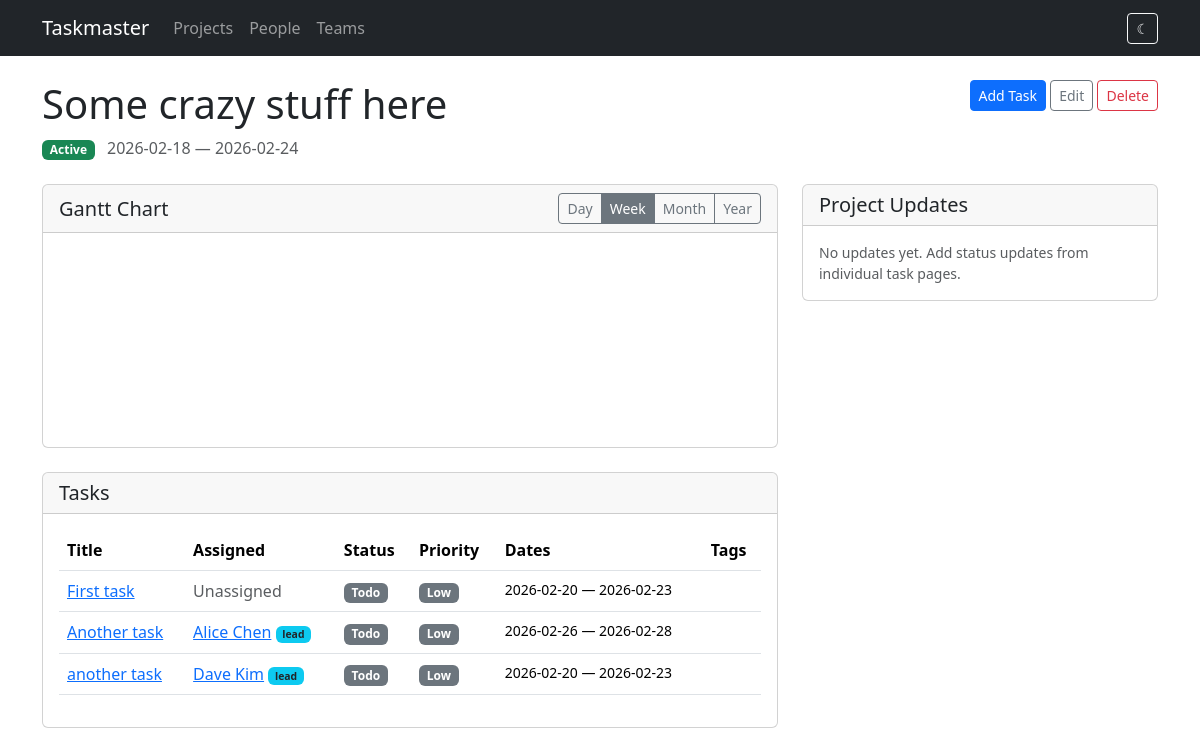
The app's page /projects/6 with its own data.
### models.py (models this page shows, shortened)
class Project(db.Model):
    id = db.Column(db.Integer, primary_key=True)
    name = db.Column(db.String(200), nullable=False)
    description = db.Column(db.Text)
    start_date = db.Column(db.Date)
    end_date = db.Column(db.Date)
    status = db.Column(db.String(20), default='active')  # active, completed, on_hold
    tasks = db.relationship('Task', backref='project', lazy=True, cascade='all, delete-orphan')

class Task(db.Model):
    id = db.Column(db.Integer, primary_key=True)
    title = db.Column(db.String(200), nullable=False)
    description = db.Column(db.Text)
    project_id = db.Column(db.Integer, db.ForeignKey('project.id'), nullable=False)
    start_date = db.Column(db.Date, nullable=False)
    end_date = db.Column(db.Date, nullable=False)
    status = db.Column(db.String(20), default='todo')  # todo, in_progress, done
    priority = db.Column(db.String(20), default='medium')  # low, medium, high, critical
    assignments = db.relationship('TaskAssignment', backref='task', lazy=True,
                                   cascade='all, delete-orphan')
    tags = db.relationship('Tag', secondary=task_tags, backref=db.backref('tasks', lazy=True))
    milestones = db.relationship('Milestone', backref='task', lazy=True,
                                 order_by='Milestone.date', cascade='all, delete-orphan')
    status_updates = db.relationship('StatusUpdate', backref='task', lazy=True,
                                     order_by='StatusUpdate.created_at.desc()',
                                     cascade='all, delete-orphan')
    dependencies = db.relationship(
        'Task',
        secondary='task_dependency',
        primaryjoin='Task.id == TaskDependency.task_id',
        secondaryjoin='Task.id == TaskDependency.depends_on_id',
        backref=db.backref('dependents', lazy=True),
        lazy=True,
    )
    @property
    def lead(self):
        for a in self.assignments:
            if a.is_lead:
                return a.person
        return None
    @property
    def assignees(self):
        return [a.person for a in self.assignments]

class Person(db.Model):
    id = db.Column(db.Integer, primary_key=True)
    name = db.Column(db.String(120), nullable=False)
    email = db.Column(db.String(120))
    team_id = db.Column(db.Integer, db.ForeignKey('team.id'))
    assignments = db.relationship('TaskAssignment', backref='person', lazy=True)

### routes/projects.py (the view)
@bp.route('/projects/<int:id>')
def detail(id):
    project = Project.query.get_or_404(id)
    task_ids = [t.id for t in project.tasks]
    all_updates = StatusUpdate.query.filter(
        StatusUpdate.task_id.in_(task_ids)
    ).order_by(StatusUpdate.created_at.desc()).all() if task_ids else []
    upcoming_milestones = Milestone.query.filter(
        Milestone.task_id.in_(task_ids),
        Milestone.date >= date.today()
    ).order_by(Milestone.date).all() if task_ids else []
    return render_template('projects/detail.html', project=project,
                           all_updates=all_updates,
                           upcoming_milestones=upcoming_milestones)

### templates/projects/detail.html (shortened to what this page needs)
{% extends "base.html" %}
{% block content %}
<div class="d-flex justify-content-between align-items-start mb-3">
    <div>
        <h1>{{ project.name }}</h1>
        <div class="mb-2">
            <span class="badge badge-{{ project.status }}">{{ project.status | replace('_', ' ') | title }}</span>
            {% if project.start_date %}<span class="text-muted ms-2">{{ project.start_date }}</span>{% endif %}
            {% if project.end_date %}<span class="text-muted"> &mdash; {{ project.end_date }}</span>{% endif %}
        </div>
    </div>
    <div>
        <a href="{{ url_for('tasks.new_task', project_id=project.id) }}" class="btn btn-primary btn-sm">Add Task</a>
        <a href="{{ url_for('projects.edit_project', id=project.id) }}" class="btn btn-outline-secondary btn-sm">Edit</a>
        <form method="post" action="{{ url_for('projects.delete_project', id=project.id) }}" class="d-inline"
              onsubmit="return confirm('Delete this project and all its tasks?')">
            <button type="submit" class="btn btn-outline-danger btn-sm">Delete</button>
        </form>
    </div>
</div>
<div class="row g-4">
<div class="col-lg-8">
    {% if project.tasks %}
    <div class="card mb-4">
        <div class="card-header d-flex justify-content-between align-items-center">
            <h5 class="mb-0">Gantt Chart</h5>
            <div class="btn-group btn-group-sm" id="gantt-zoom">
                <button type="button" class="btn btn-outline-secondary" data-mode="Day">Day</button>
                <button type="button" class="btn btn-outline-secondary active" data-mode="Week">Week</button>
                <button type="button" class="btn btn-outline-secondary" data-mode="Month">Month</button>
                <button type="button" class="btn btn-outline-secondary" data-mode="Year">Year</button>
            </div>
        </div>
        <div class="card-body gantt-container">
            <svg id="gantt"></svg>
        </div>
    </div>
    <div class="card">
        <div class="card-header"><h5 class="mb-0">Tasks</h5></div>
        <div class="card-body">
            <div class="table-responsive">
                <table class="table table-hover">
                    <thead>
                        <tr>
                            <th>Title</th>
                            <th>Assigned</th>
                            <th>Status</th>
                            <th>Priority</th>
                            <th>Dates</th>
                            <th>Tags</th>
                        </tr>
                    </thead>
                    <tbody>
                        {% for task in project.tasks %}
                        <tr>
                            <td><a href="{{ url_for('tasks.detail', id=task.id) }}">{{ task.title }}</a></td>
                            <td>
                                {% if task.assignees %}
                                    {% for person in task.assignees %}
                                    <a href="{{ url_for('people.detail', id=person.id) }}">{{ person.name }}</a>{% if task.lead and person.id == task.lead.id %} <span class="badge bg-info text-dark" style="font-size:0.65em">lead</span>{% endif %}{% if not loop.last %}, {% endif %}
                                    {% endfor %}
                                {% else %}
                                <span class="text-muted">Unassigned</span>
                                {% endif %}
                            </td>
                            <td><span class="badge badge-{{ task.status }}">{{ task.status | replace('_', ' ') | title }}</span></td>
                            <td><span class="badge badge-{{ task.priority }}">{{ task.priority | title }}</span></td>
                            <td class="small">{{ task.start_date }} &mdash; {{ task.end_date }}</td>
                            <td>
                            </td>
                        </tr>
                        {% endfor %}
                    </tbody>
                </table>
            </div>
        </div>
    </div>
    {% else %}
    <div class="text-center py-5">
        <p class="text-muted">No tasks yet.</p>
        <a href="{{ url_for('tasks.new_task', project_id=project.id) }}" class="btn btn-primary">Add the first task</a>
    </div>
    {% endif %}
</div>
<div class="col-lg-4">
    <div class="card" style="position: sticky; top: 1rem;">
        <div class="card-header"><h5 class="mb-0">Project Updates</h5></div>
        <div class="card-body" style="max-height: 80vh; overflow-y: auto;">
            {% if all_updates %}
            <div class="status-timeline">
                {% for update in all_updates %}
                <div class="update-item">
                    <div class="d-flex justify-content-between align-items-start">
                        <a href="{{ url_for('tasks.detail', id=update.task.id) }}" class="fw-semibold small text-decoration-none">{{ update.task.title }}</a>
                        <span class="badge badge-{{ update.task.status }}" style="font-size:0.65em">{{ update.task.status | replace('_', ' ') | title }}</span>
                    </div>
                    <div class="text-muted small">{{ update.created_at.strftime('%b %d, %Y at %I:%M %p') }}</div>
                    <div class="small">{{ update.content|render_mentions }}</div>
                </div>
                {% endfor %}
            </div>
            {% else %}
            <p class="text-muted mb-0 small">No updates yet. Add status updates from individual task pages.</p>
            {% endif %}
        </div>
    </div>
</div>
</div>
{% endblock %}

### static/style.css (style rules this page uses)
.badge-low { background-color: #6c757d; }
.badge-todo { background-color: #6c757d; }
.badge-active { background-color: #198754; }
.gantt-container { overflow-x: auto; margin: 1rem 0; }

### records on screen
Project: name "Some crazy stuff here", status "Active", start_date "2026-02-18", end_date "2026-02-24"
Task: title "First task", shows "Unassigned", status "Todo", priority "Low", start_date "2026-02-20", end_date "2026-02-23"
Task: title "Another task", status "Todo", priority "Low", start_date "2026-02-26", end_date "2026-02-28"
Person: name "Alice Chen", shows "lead"
Task: title "another task", status "Todo", priority "Low", start_date "2026-02-20", end_date "2026-02-23"
Person: name "Dave Kim", shows "lead"
